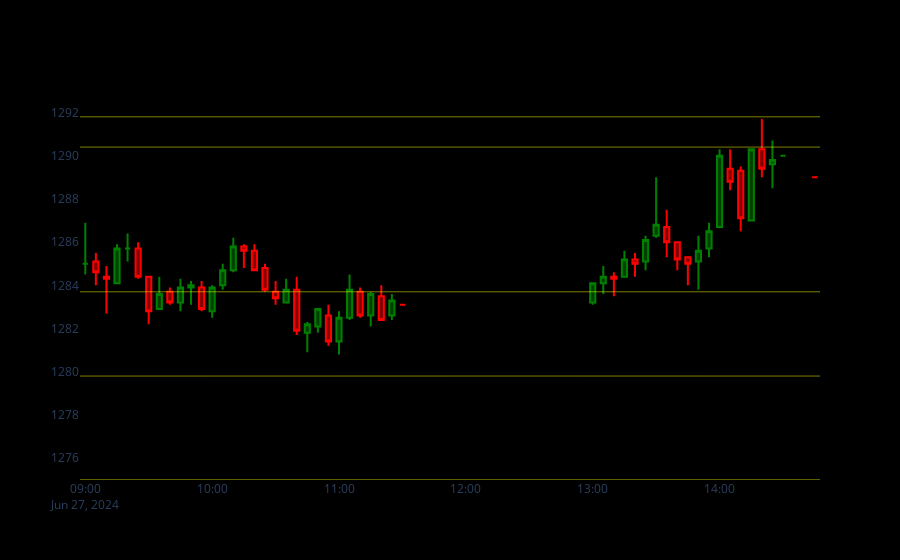

Notebook source saved alongside this figure:
### Code cell
import plotly.graph_objects as go
from plotly.subplots import make_subplots
from datetime import datetime
fig = go.Figure(data=[go.Candlestick(x=selected_day.index,
                open=selected_day['Open'],
                high=selected_day['High'],
                low=selected_day['Low'],
                close=selected_day['Close'],
                increasing_line_color= 'green', 
                decreasing_line_color= 'red')],
               layout=go.Layout(height=800))
for l in day_keylevels:
    fig.add_hline(y=l, line_width=0.5, line_color="yellow")
fig.update_layout(xaxis_rangeslider_visible=False)
fig.update_xaxes(showgrid=False)
fig.update_yaxes(showgrid=False)
fig.update_layout(paper_bgcolor='black', plot_bgcolor='black')

fig.show()
